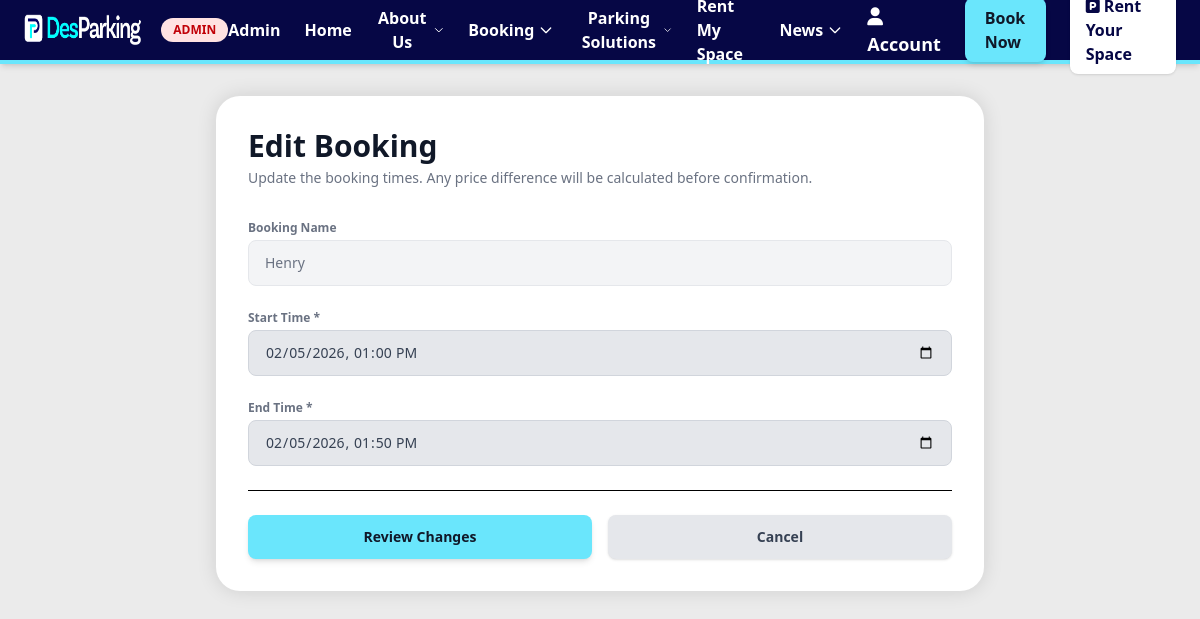
The app's page /edit-booking.php?id=35 (signed in) with its own data.
### tables this page shows
CREATE TABLE `bookings` (
  `booking_id` int(11) NOT NULL AUTO_INCREMENT,
  `booking_carpark_id` int(11) NOT NULL,
  `booking_user_id` int(11) NOT NULL,
  `booking_name` varchar(50) NOT NULL,
  `booking_start` datetime NOT NULL,
  `booking_end` datetime NOT NULL,
  PRIMARY KEY (`booking_id`)
);

### public/php/config/db.php (called while the page is built, shortened)
<?php
class Dbh
{
    private static $db;
    private function __construct()
    {
        $this->connection = new PDO(
            'mysql:host=' . getenv('DB_HOST') . '; dbname=' . getenv('DB_NAME'),
            getenv('DB_USER'),
            getenv('DB_PASSWD')
        );
    }
    public static function getConnection()
    {
        if (self::$db == null) {
            self::$db = new Dbh();
        }
        return self::$db->connection;
    }
}

### public/php/models/Bookings.php (called while the page is built, shortened)
<?php
include_once $_SERVER['DOCUMENT_ROOT'] . '/php/config/db.php';
class Bookings extends Dbh
{
    private PDO $db;
    function __construct()
    {
        $this->db = Dbh::getConnection();
    }
    public function selectBookingByBookingId(int $bookingID): ?array
    {
        $query = "
            SELECT
                b.*,
                c.carpark_name,
                c.carpark_address,
                c.carpark_lat,
                c.carpark_lng,
                c.carpark_owner
            FROM bookings b
            INNER JOIN carparks c
                ON b.booking_carpark_id = c.carpark_id
            WHERE b.booking_id = :bookingID
            LIMIT 1
        ";
        $stmt = $this->db->prepare($query);
        $stmt->execute([':bookingID' => $bookingID]);
        $booking = $stmt->fetch(PDO::FETCH_ASSOC);
        return $booking ?: null;
    }
}

### public/php/api/bookings/ReadBookings.php (called while the page is built, shortened)
<?php
include_once $_SERVER['DOCUMENT_ROOT'] . '/php/models/Bookings.php';
class ReadBookings extends Bookings
{
    public function getBookingByBookingId($bookingID)
    {
        $booking = $this->selectBookingByBookingId($bookingID);
        return $booking;
    }
}

### public/edit-booking.php (the view, shortened to what this page needs)
<?php
$bookingID = $_GET['id'] ?? null;
include_once $_SERVER['DOCUMENT_ROOT'] . '/php/api/bookings/ReadBookings.php';
$ReadBookings = new ReadBookings();
$booking = $ReadBookings->getBookingByBookingId((int)$bookingID);
?>
<!doctype html>
<html lang="en">
<head>
    <link href="/css/output.css" rel="stylesheet">
</head>
<body class="min-h-screen bg-[#ebebeb] pt-24">
<?php include_once __DIR__ . '/partials/navbar.php'; ?>
<div class="max-w-3xl mx-auto bg-white rounded-3xl shadow-[0_0_20px_rgba(0,0,0,0.12)] p-8 mb-12">
    <div class="mb-8">
        <h1 class="text-3xl font-bold text-gray-900">Edit Booking</h1>
        <p class="text-gray-500 text-sm mt-1">
            Update the booking times. Any price difference will be calculated before confirmation.
        </p>
    </div>
    <form action="/php/api/bookings/PreviewEditBooking.php" method="POST" class="space-y-6">
        <div>
            <label class="block text-xs font-semibold text-gray-500 mb-1">Booking Name</label>
            <input type="text" value="<?= htmlspecialchars($booking['booking_name']) ?>" disabled
                class="w-full py-3 px-4 rounded-lg bg-gray-100 text-gray-500 text-sm border border-gray-200">
        </div>
        <div>
            <label class="block text-xs font-semibold text-gray-500 mb-1">Start Time *</label>
            <input type="datetime-local" name="start_time" required
                value="<?= date('Y-m-d\TH:i', strtotime($booking['booking_start'])) ?>"
                class="w-full py-3 px-4 rounded-lg bg-gray-200 text-gray-700 text-sm
                       border border-gray-300 focus:outline-none
                       focus:ring-2 focus:ring-[#6ae6fc] focus:border-transparent">
        </div>
        <div>
            <label class="block text-xs font-semibold text-gray-500 mb-1">End Time *</label>
            <input type="datetime-local" name="end_time" required
                value="<?= date('Y-m-d\TH:i', strtotime($booking['booking_end'])) ?>"
                class="w-full py-3 px-4 rounded-lg bg-gray-200 text-gray-700 text-sm
                       border border-gray-300 focus:outline-none
                       focus:ring-2 focus:ring-[#6ae6fc] focus:border-transparent">
        </div>
        <hr class="my-6">
        <div class="flex gap-4">
            <button type="submit"
                class="flex-1 py-3 rounded-lg bg-[#6ae6fc] text-gray-900 text-sm font-bold
                       hover:bg-cyan-400 transition shadow-md">
                Review Changes
            </button>
            <a href="/booking.php?id=<?= $booking['booking_id'] ?>"
                class="flex-1 py-3 rounded-lg bg-gray-200 text-gray-700 text-sm font-semibold
                       hover:bg-gray-300 transition text-center shadow-sm">
                Cancel
            </a>
        </div>
    </form>
</div>
</body>
</html>

### records on screen
bookings: booking_name "Henry", start_time "02/05/2026 13:00", end_time "02/05/2026 13:50"
